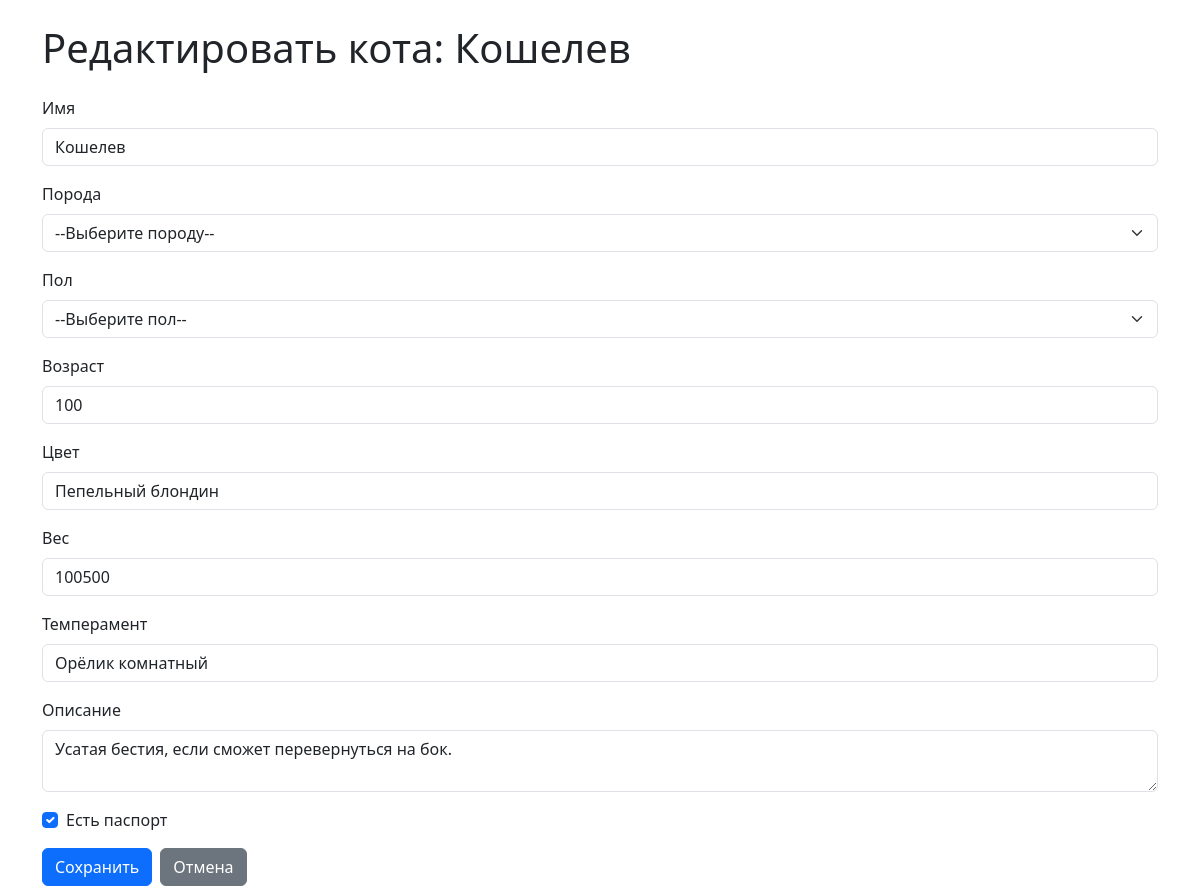
Page /edit_cat/1 on the committed database.
### models.py (models this page shows)
class Base(Model):
    class Meta:
        database = db

class Cat(Base):
    name = CharField()
    breed = ForeignKeyField(Breed)
    gender = ForeignKeyField(Gender)
    age = DecimalField()
    color = CharField()
    weight = DecimalField()
    temper = CharField()
    description = CharField(null=True)
    has_passport = BooleanField(default=False)

### app.py (the view, shortened to what this page needs)
@app.route('/edit_cat/<int:cat_id>', methods=['GET', 'POST'])
def edit_cat(cat_id):
    cat = Cat.get_or_none(Cat.id == cat_id)
    if not cat:
        return redirect(url_for('index'))
    breeds = Breed.select()
    genders = Gender.select()
    return render_template('edit_cat.html', cat=cat, breeds=breeds, genders=genders)

### templates/edit_cat.html (shortened to what this page needs)
<!DOCTYPE html>
<html lang="ru">
<head>
  <link href="https://cdn.jsdelivr.net/npm/bootstrap@5.3.0/dist/css/bootstrap.min.css" rel="stylesheet" />
</head>
<body>
  <div class="container mt-4">
    <h1 class="mb-4">Редактировать кота: {{ cat.name }}</h1>
    <form method="post" action="{{ url_for('edit_cat', cat_id=cat.id) }}">
      <div class="mb-3">
        <label for="name" class="form-label">Имя</label>
        <input type="text" class="form-control" id="name" name="name" required value="{{ cat.name }}" />
      </div>
      <div class="mb-3">
        <label for="breed" class="form-label">Порода</label>
        <select name="breed" id="breed" class="form-select" required>
          <option value="">--Выберите породу--</option>
        </select>
      </div>
      <div class="mb-3">
        <label for="gender" class="form-label">Пол</label>
        <select name="gender" id="gender" class="form-select" required>
          <option value="">--Выберите пол--</option>
        </select>
      </div>
      <div class="mb-3">
        <label for="age" class="form-label">Возраст</label>
        <input type="number" step="0.1" class="form-control" id="age" name="age" required value="{{ cat.age }}" />
      </div>
      <div class="mb-3">
        <label for="color" class="form-label">Цвет</label>
        <input type="text" class="form-control" id="color" name="color" required value="{{ cat.color }}" />
      </div>
      <div class="mb-3">
        <label for="weight" class="form-label">Вес</label>
        <input type="number" step="0.1" class="form-control" id="weight" name="weight" required value="{{ cat.weight }}" />
      </div>
      <div class="mb-3">
        <label for="temper" class="form-label">Темперамент</label>
        <input type="text" class="form-control" id="temper" name="temper" required value="{{ cat.temper }}" />
      </div>
      <div class="mb-3">
        <label for="description" class="form-label">Описание</label>
        <textarea class="form-control" id="description" name="description">{{ cat.description }}</textarea>
      </div>
      <div class="mb-3 form-check">
        <input type="checkbox" class="form-check-input" id="has_passport" name="has_passport" {% if cat.has_passport %}checked{% endif %}>
        <label class="form-check-label" for="has_passport">Есть паспорт</label>
      </div>
      <div class="d-flex gap-2">
        <button type="submit" class="btn btn-primary">Сохранить</button>
        <a href="{{ url_for('index') }}" class="btn btn-secondary">Отмена</a>
      </div>
    </form>
  </div>
</body>
</html>

### rows in the picture
Cat: name "Кошелев", age "100", color "Пепельный блондин", weight "100500", temper "Орёлик комнатный", description "Усатая бестия, если сможет перевернуться на бок.", has_passport "☑"
